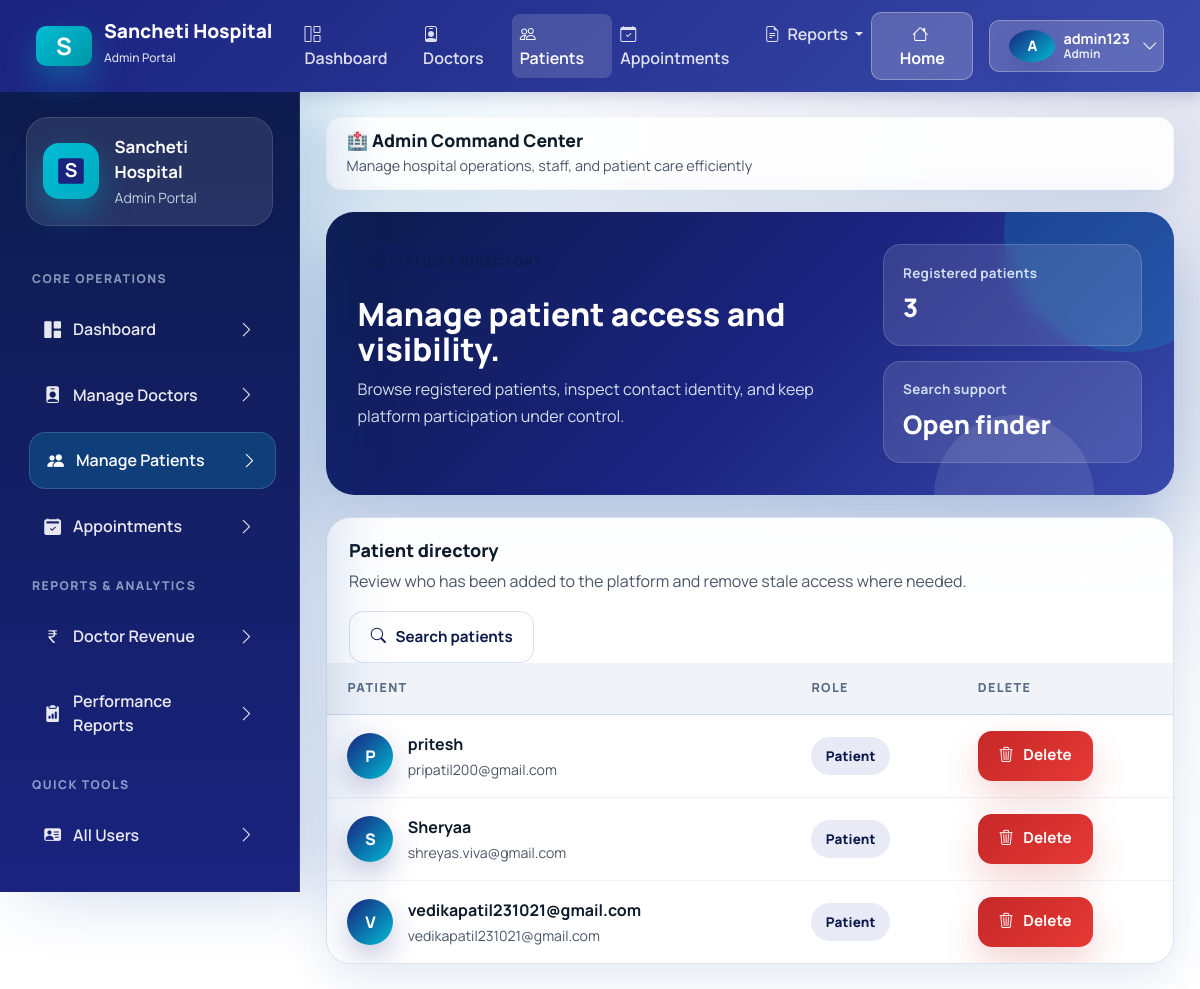
Screenshot of /adminpanel/patients/ (signed in) with the database file from the repository.
### accounts/models.py (models this page shows, shortened)
class CustomUser(AbstractUser):
    ROLE_CHOICES = (
        ("admin", "Admin"),
        ("doctor", "Doctor"),
        ("patient", "Patient"),
    )
    username = models.CharField(max_length=150, unique=True, blank=True, null=True)
    email = models.EmailField(unique=True)
    role = models.CharField(max_length=10, choices=ROLE_CHOICES, default="patient")
    education = models.CharField(max_length=200, blank=True, null=True)
    experience = models.IntegerField(blank=True, null=True)
    bio = models.TextField(blank=True, null=True)
    fees = models.DecimalField(max_digits=8, decimal_places=2, blank=True, null=True)
    specialization = models.ForeignKey(
        "Specialization",
        on_delete=models.SET_NULL,
        null=True,
        blank=True
    )
    is_email_verified = models.BooleanField(default=False)
    email_verification_token = models.UUIDField(default=uuid.uuid4, editable=False, null=True, blank=True)
    USERNAME_FIELD = "email"
    REQUIRED_FIELDS = []
    objects = CustomUserManager()

### adminpanel/views.py (the view)
# urls.py: path("patients/", views.patients_list, name="patients_list"),
@login_required
@user_passes_test(is_admin)
def patients_list(request):
    patients = CustomUser.objects.filter(role="patient").order_by("email")
    return render(request, "adminpanel/patients_list.html", {"patients": patients})

### adminpanel/views.py (called while the page is built)
def is_admin(user):
    return user.role == "admin"

### adminpanel/templates/adminpanel/patients_list.html (shortened to what this page needs)
{% extends "base.html" %}
{% block content %}
<section class="page-hero">
    <div>
        <span class="eyebrow">
            <i class="bi bi-person-heart"></i>
        </span>
        <h2>Manage patient access and visibility.</h2>
        <p>Browse registered patients, inspect contact identity, and keep platform participation under control.</p>
    </div>
    <div class="page-hero-side">
        <div class="mini-stat">
            <span class="mini-stat-label">Registered patients</span>
            <span class="mini-stat-value">{{ patients|length }}</span>
        </div>
        <div class="mini-stat">
            <span class="mini-stat-label">Search support</span>
            <span class="mini-stat-value"><a href="{% url 'adminpanel:search_patient' %}" class="text-white text-decoration-none">Open finder</a></span>
        </div>
    </div>
</section>
<section class="table-card">
    <div class="table-toolbar">
        <div>
            <h3 class="table-title">Patient directory</h3>
            <p class="table-copy">Review who has been added to the platform and remove stale access where needed.</p>
        </div>
        <a class="btn-secondary-soft" href="{% url 'adminpanel:search_patient' %}">
            <i class="bi bi-search"></i>
            Search patients
        </a>
    </div>
    <div class="table-responsive">
        <table class="app-table">
            <thead>
                <tr>
                    <th>Patient</th>
                    <th>Role</th>
                    <th>Delete</th>
                </tr>
            </thead>
            <tbody>
                {% for patient in patients %}
                <tr>
                    <td>
                        <div class="identity-cell">
                            <span class="avatar-chip">{{ patient.email|slice:":1"|upper }}</span>
                            <div>
                                <strong>{{ patient.first_name|default:patient.email }}</strong>
                                <span class="subtle-meta">{{ patient.email }}</span>
                            </div>
                        </div>
                    </td>
                    <td><span class="soft-pill soft-pill--brand text-capitalize">{{ patient.role }}</span></td>
                    <td>
                        <a class="btn-danger-soft" href="{% url 'adminpanel:delete_patient' patient.id %}" onclick="return confirm('Delete this patient account?');">
                            <i class="bi bi-trash3"></i>
                            Delete
                        </a>
                    </td>
                </tr>
                {% endfor %}
            </tbody>
        </table>
    </div>
</section>
{% endblock %}

### templates/base.html (shortened to what this page needs)
{% load static %}
<!DOCTYPE html>
<html lang="en">
<head>
    <link href="https://cdn.jsdelivr.net/npm/bootstrap@5.3.3/dist/css/bootstrap.min.css" rel="stylesheet">
    <link rel="stylesheet" href="https://cdn.jsdelivr.net/npm/bootstrap-icons@1.11.3/font/bootstrap-icons.min.css">
    <link rel="stylesheet" href="{% static 'css/healthcare-ui.css' %}">
</head>
<body>
    {% if request.user.is_authenticated %}
    <nav class="navbar navbar-expand-lg classic-navbar">
        <div class="container-fluid">
            <a class="navbar-brand" href="{% url 'accounts:home' %}">
                <div class="brand-icon">S</div>
                <div>
                    <div style="line-height: 1;">Sancheti Hospital</div>
                    <small style="font-size: 0.75rem; opacity: 0.85; font-weight: 500;">{{ request.user.role|title }} Portal</small>
                </div>
            </a>
            <div class="collapse navbar-collapse" id="navbarNav">
                <ul class="navbar-nav me-auto mb-2 mb-lg-0 ms-4">
                    {% if request.user.role == "admin" %}
                    <li class="nav-item">
                        <a class="nav-link {% if request.resolver_match.url_name == 'dashboard' and request.resolver_match.namespace == 'adminpanel' %}active{% endif %}" href="{% url 'adminpanel:dashboard' %}">
                            <i class="bi bi-grid-1x2 me-1"></i> Dashboard
                        </a>
                    </li>
                    <li class="nav-item">
                        <a class="nav-link {% if request.resolver_match.url_name == 'doctors_list' %}active{% endif %}" href="{% url 'adminpanel:doctors_list' %}">
                            <i class="bi bi-person-badge me-1"></i> Doctors
                        </a>
                    </li>
                    <li class="nav-item">
                        <a class="nav-link {% if request.resolver_match.url_name == 'patients_list' %}active{% endif %}" href="{% url 'adminpanel:patients_list' %}">
                            <i class="bi bi-people me-1"></i> Patients
                        </a>
                    </li>
                    <li class="nav-item">
                        <a class="nav-link {% if request.resolver_match.url_name == 'appointments' %}active{% endif %}" href="{% url 'adminpanel:appointments' %}">
                            <i class="bi bi-calendar-check me-1"></i> Appointments
                        </a>
                    </li>
                    <li class="nav-item dropdown">
                        <a class="nav-link dropdown-toggle" href="#" role="button" data-bs-toggle="dropdown" aria-expanded="false">
                            <i class="bi bi-file-earmark-text me-1"></i> Reports
                        </a>
                    </li>
                    {% endif %}
                </ul>
                <div class="d-flex align-items-center gap-3">
                    <a class="btn btn-navbar" href="{% url 'accounts:home' %}">
                        <i class="bi bi-house me-1"></i> Home
                    </a>
                    <div class="dropdown">
                        <button class="btn btn-navbar d-flex align-items-center gap-2" type="button" id="userDropdown" data-bs-toggle="dropdown" aria-expanded="false">
                            <div class="avatar-badge" style="width: 32px; height: 32px; font-size: 0.9rem;">{{ request.user.username|first|upper }}</div>
                            <div class="d-none d-md-block text-start" style="line-height: 1.1;">
                                <div style="font-size: 0.9rem; font-weight:700;">{{ request.user.username }}</div>
                                <div style="font-size:0.75rem; opacity:0.85;">{{ request.user.role|title }}</div>
                            </div>
                            <i class="bi bi-chevron-down ms-1"></i>
                        </button>
                    </div>
                </div>
            </div>
        </div>
    </nav>
    <div class="app-shell app-shell-with-top-nav">
        <aside class="app-sidebar d-none d-xl-flex flex-column" data-sidebar>
            <div class="sidebar-brand">
                <div class="brand-icon">
                    <svg width="32" height="32" viewBox="0 0 100 100" fill="none" xmlns="http://www.w3.org/2000/svg">
                        <rect x="10" y="10" width="80" height="80" rx="8" fill="#1a237e"/>
                        <text x="50" y="70" font-size="60" font-weight="bold" fill="white" text-anchor="middle">S</text>
                    </svg>
                </div>
                <div class="brand-copy">
                    <strong>Sancheti Hospital</strong>
                    <span class="text-capitalize">{{ request.user.role }} Portal</span>
                </div>
            </div>
            {% if request.user.role == "admin" %}
            <div class="sidebar-section-label">Core Operations</div>
            <nav class="sidebar-nav">
                <a class="sidebar-link {% if request.resolver_match.namespace == 'adminpanel' and request.resolver_match.url_name == 'dashboard' %}active{% endif %}" href="{% url 'adminpanel:dashboard' %}">
                    <span><i class="bi bi-grid-1x2-fill"></i> Dashboard</span>
                    <i class="bi bi-chevron-right"></i>
                </a>
                <a class="sidebar-link {% if request.resolver_match.namespace == 'adminpanel' and request.resolver_match.url_name == 'doctors_list' %}active{% endif %}" href="{% url 'adminpanel:doctors_list' %}">
                    <span><i class="bi bi-person-badge-fill"></i> Manage Doctors</span>
                    <i class="bi bi-chevron-right"></i>
                </a>
                <a class="sidebar-link {% if request.resolver_match.namespace == 'adminpanel' and request.resolver_match.url_name == 'patients_list' %}active{% endif %}" href="{% url 'adminpanel:patients_list' %}">
                    <span><i class="bi bi-people-fill"></i> Manage Patients</span>
                    <i class="bi bi-chevron-right"></i>
                </a>
                <a class="sidebar-link {% if request.resolver_match.namespace == 'adminpanel' and request.resolver_match.url_name == 'appointments' %}active{% endif %}" href="{% url 'adminpanel:appointments' %}">
                    <span><i class="bi bi-calendar2-check-fill"></i> Appointments</span>
                    <i class="bi bi-chevron-right"></i>
                </a>
            </nav>
            <div class="sidebar-section-label">Reports & Analytics</div>
            <nav class="sidebar-nav">
                <a class="sidebar-link {% if request.resolver_match.namespace == 'adminpanel' and request.resolver_match.url_name == 'doctor_revenue_report' %}active{% endif %}" href="{% url 'adminpanel:doctor_revenue_report' %}">
                    <span><i class="bi bi-currency-rupee"></i> Doctor Revenue</span>
                    <i class="bi bi-chevron-right"></i>
                </a>
                <a class="sidebar-link {% if request.resolver_match.namespace == 'adminpanel' and request.resolver_match.url_name == 'doctor_report' %}active{% endif %}" href="{% url 'adminpanel:doctor_report' %}">
                    <span><i class="bi bi-clipboard2-data-fill"></i> Performance Reports</span>
                    <i class="bi bi-chevron-right"></i>
                </a>
            </nav>
            <div class="sidebar-section-label">Quick Tools</div>
            <nav class="sidebar-nav">
                <a class="sidebar-link {% if request.resolver_match.namespace == 'adminpanel' and request.resolver_match.url_name == 'registered_users' %}active{% endif %}" href="{% url 'adminpanel:registered_users' %}">
                    <span><i class="bi bi-person-vcard-fill"></i> All Users</span>
                    <i class="bi bi-chevron-right"></i>
                </a>
                <a class="sidebar-link {% if request.resolver_match.namespace == 'adminpanel' and request.resolver_match.url_name == 'search_doctor' %}active{% endif %}" href="{% url 'adminpanel:search_doctor' %}">
                    <span><i class="bi bi-search"></i> Search Doctors</span>
                    <i class="bi bi-chevron-right"></i>
                </a>
            </nav>
            {% endif %}
        </aside>
        <main class="content-area">
            <div class="topbar d-none d-xl-block" style="border-radius: 16px; padding: 0.75rem 1.25rem; background: rgba(255,255,255,0.9); border:1px solid rgba(203, 208, 210, 0.1);">
                <div class="topbar-copy">
                    <h1 style="font-size: 1.1rem;">
                        {% if request.user.role == "admin" %}🏥 Admin Command Center{% endif %}
                    </h1>
                    <p style="font-size: 0.9rem;">
                        {% if request.user.role == "admin" %}Manage hospital operations, staff, and patient care efficiently{% endif %}
                    </p>
                </div>
            </div>
            <div class="page-stack">
                {% block content %}{% endblock %}
            </div>
        </main>
    </div>
    {% endif %}
</body>
</html>

### templates/base.html (style rules this page uses)
.classic-navbar { background: linear-gradient(135deg, #1a237e 0%, #3949ab 100%); box-shadow: 0 4px 16px rgba(26, 35, 126, 0.2); padding: 0.75rem 1.5rem; position: sticky; top: 0; z-index: 1050; }
.classic-navbar .navbar-brand { display: flex; align-items: center; gap: 12px; color: white !important; font-weight: 800; font-size: 1.2rem; }
.classic-navbar .brand-icon { width: 40px; height: 40px; border-radius: 10px; background: linear-gradient(135deg, #00bcd4 0%, #0097a7 100%); display: grid; place-items: center; font-weight: bold; font-size: 1.5rem; color: white; }
.classic-navbar .nav-link { color: rgba(255,255,255,0.85) !important; font-weight: 600; padding: 0.5rem 1rem; transition: all 0.2s ease; }
.classic-navbar .nav-link:hover, .classic-navbar .nav-link.active { color: white !important; background: rgba(255,255,255,0.15); border-radius: 8px; }
.classic-navbar .btn-navbar { background: rgba(255,255,255,0.2); border: 1px solid rgba(255,255,255,0.3); color: white; font-weight: 700; border-radius: 10px; padding: 0.55rem 1.2rem; transition: all 0.2s ease; }
.app-shell-with-top-nav { padding-top: 0; }

### rows the page displays
CustomUser: user.role "Admin", user.username|first "A", user.username "admin123"
CustomUser: email "P", first_name "pritesh", email "pripatil200@gmail.com", role "Patient"
CustomUser: email "S", first_name "Sheryaa", email "shreyas.viva@gmail.com", role "Patient"
CustomUser: email "V", first_name "vedikapatil231021@gmail.com", email "vedikapatil231021@gmail.com", role "Patient"

### other values shown
{{ patients|length }} "3"
